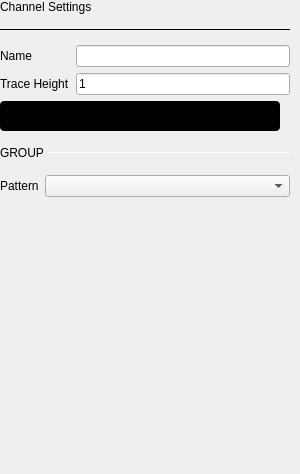
                   <widget class="QWidget" name="scrollAreaWidgetContents_2">
                    <property name="geometry">
                     <rect>
                      <x>0</x>
                      <y>0</y>
                      <width>300</width>
                      <height>474</height>
                     </rect>
                    </property>
                    <property name="sizePolicy">
                     <sizepolicy hsizetype="Preferred" vsizetype="Preferred">
                      <horstretch>0</horstretch>
                      <verstretch>0</verstretch>
                     </sizepolicy>
                    </property>
                    <property name="minimumSize">
                     <size>
                      <width>200</width>
                      <height>0</height>
                     </size>
                    </property>
                    <property name="maximumSize">
                     <size>
                      <width>400</width>
                      <height>16777215</height>
                     </size>
                    </property>
                    <layout class="QVBoxLayout" name="verticalLayout_9">
                     <property name="spacing">
                      <number>15</number>
                     </property>
                     <property name="leftMargin">
                      <number>0</number>
                     </property>
                     <property name="topMargin">
                      <number>0</number>
                     </property>
                     <property name="rightMargin">
                      <number>10</number>
                     </property>
                     <property name="bottomMargin">
                      <number>0</number>
                     </property>
                     <item>
                      <widget class="QLabel" name="label_5">
                       <property name="sizePolicy">
                        <sizepolicy hsizetype="Preferred" vsizetype="Fixed">
                         <horstretch>0</horstretch>
                         <verstretch>0</verstretch>
                        </sizepolicy>
                       </property>
                       <property name="text">
                        <string>Channel Settings</string>
                       </property>
                       <property name="general_settings_label" stdset="0">
                        <bool>true</bool>
                       </property>
                      </widget>
                     </item>
                     <item>
                      <widget class="Line" name="line_2">
                       <property name="maximumSize">
                        <size>
                         <width>16777215</width>
                         <height>1</height>
                        </size>
                       </property>
                       <property name="frameShadow">
                        <enum>QFrame::Plain</enum>
                       </property>
                       <property name="lineWidth">
                        <number>2</number>
                       </property>
                       <property name="orientation">
                        <enum>Qt::Horizontal</enum>
                       </property>
                       <property name="blue_line" stdset="0">
                        <bool>true</bool>
                       </property>
                      </widget>
                     </item>
                     <item>
                      <widget class="QWidget" name="channelSettingsWidget" native="true">
                       <property name="sizePolicy">
                        <sizepolicy hsizetype="Expanding" vsizetype="Preferred">
                         <horstretch>0</horstretch>
                         <verstretch>0</verstretch>
                        </sizepolicy>
                       </property>
                       <layout class="QGridLayout" name="gridLayout_2">
                        <property name="leftMargin">
                         <number>0</number>
                        </property>
                        <property name="topMargin">
                         <number>0</number>
                        </property>
                        <property name="rightMargin">
                         <number>0</number>
                        </property>
                        <property name="bottomMargin">
                         <number>0</number>
                        </property>
                        <item row="1" column="1">
                         <widget class="QLineEdit" name="traceHeightLineEdit">
                          <property name="styleSheet">
                           <string notr="true">
QLineEdit[invalid=true] {
border-color: red
}
QLineEdit[invalid=false] {
border-color: grey;
}</string>
                          </property>
                          <property name="text">
                           <string>1</string>
                          </property>
                          <property name="maxLength">
                           <number>3</number>
                          </property>
                          <property name="cursorPosition">
                           <number>1</number>
                          </property>
                         </widget>
                        </item>
                        <item row="1" column="0">
                         <widget class="QLabel" name="labelTraceHeight">
                          <property name="text">
                           <string>Trace Height</string>
                          </property>
                         </widget>
                        </item>
                        <item row="0" column="1">
                         <widget class="QLineEdit" name="nameLineEdit"/>
                        </item>
                        <item row="0" column="0">
                         <widget class="QLabel" name="labelName">
                          <property name="sizePolicy">
                           <sizepolicy hsizetype="Fixed" vsizetype="Preferred">
                            <horstretch>0</horstretch>
                            <verstretch>0</verstretch>
                           </sizepolicy>
                          </property>
                          <property name="text">
                           <string>Name</string>
                          </property>
                         </widget>
                        </item>
                        <item row="2" column="0" colspan="2">
                         <widget class="adiscope::CustomSwitch" name="btnOutputMode">
                          <property name="styleSheet">
                           <string notr="true">QPushButton {
min-height: 30px;
max-height: 30px;
min-width: 280px;
max-width: 280px;
background-color: black;
border-radius: 4px;
}

QPushButton:disabled {
background-color: qlineargradient(spread:pad, x1:0.5, y1:0, x2:0.501, y2:0, stop:0 #727273, stop:1 #141416);
}

QWidget#handle {
min-height: 30px;
max-height: 30px;
min-width: 142px;
max-width: 142px;
background-color: #4a64ff;
border-radius: 2px;
}

QWidget#handle:disabled {
background-color: #aaaaaa;
}

QLabel {
margin-top: 6px;
background-color: transparent;
line-height: 19px;
}

QLabel#on {
margin-top: 0px;
min-height:30px;
max-height:30px;
min-width:140px;
max-width:140px;
qproperty-alignment: AlignCenter AlignCenter;
margin-left: 0px;
color: white;
}

QLabel#on:disabled {
color: rgba(255,255,255,102);
}

QLabel#off {
margin-top: 0px;
min-height:30px;
max-height:30px;
min-width:140px;
max-width:140px;
margin-left: 140px;
color: white;
qproperty-alignment: AlignCenter AlignCenter;
}

QLabel#off:disabled {
color: rgba(255,255,255,51);
}
</string>
                          </property>
                          <property name="text">
                           <string/>
                          </property>
                          <property name="checkable">
                           <bool>true</bool>
                          </property>
                          <property name="checked">
                           <bool>false</bool>
                          </property>
                          <property name="leftText" stdset="0">
                           <string>Open-Drain</string>
                          </property>
                          <property name="rightText" stdset="0">
                           <string>Push-Pull</string>
                          </property>
                          <property name="duration" stdset="0">
                           <number>100</number>
                          </property>
                         </widget>
                        </item>
                       </layout>
                      </widget>
                     </item>
                     <item>
                      <widget class="QWidget" name="groupWidget" native="true">
                       <property name="sizePolicy">
                        <sizepolicy hsizetype="Preferred" vsizetype="Fixed">
                         <horstretch>0</horstretch>
                         <verstretch>0</verstretch>
                        </sizepolicy>
                       </property>
                       <layout class="QVBoxLayout" name="groupWidgetLayout">
                        <property name="spacing">
                         <number>15</number>
                        </property>
                        <property name="leftMargin">
                         <number>0</number>
                        </property>
                        <property name="topMargin">
                         <number>0</number>
                        </property>
                        <property name="rightMargin">
                         <number>0</number>
                        </property>
                        <property name="bottomMargin">
                         <number>0</number>
                        </property>
                        <item>
                         <layout class="QHBoxLayout" name="horizontalLayout_8">
                          <property name="spacing">
                           <number>0</number>
                          </property>
                          <property name="topMargin">
                           <number>0</number>
                          </property>
                          <item>
                           <widget class="QLabel" name="label_8">
                            <property name="sizePolicy">
                             <sizepolicy hsizetype="Fixed" vsizetype="Preferred">
                              <horstretch>0</horstretch>
                              <verstretch>0</verstretch>
                             </sizepolicy>
                            </property>
                            <property name="text">
                             <string>GROUP </string>
                            </property>
                            <property name="subsection_label" stdset="0">
                             <bool>true</bool>
                            </property>
                           </widget>
                          </item>
                          <item>
                           <widget class="Line" name="line_5">
                            <property name="maximumSize">
                             <size>
                              <width>16777215</width>
                              <height>1</height>
                             </size>
                            </property>
                            <property name="orientation">
                             <enum>Qt::Horizontal</enum>
                            </property>
                            <property name="subsection_line" stdset="0">
                             <bool>true</bool>
                            </property>
                           </widget>
                          </item>
                         </layout>
                        </item>
                       </layout>
                      </widget>
                     </item>
                     <item>
                      <widget class="QWidget" name="stackDecoderWidget" native="true">
                       <layout class="QHBoxLayout" name="horizontalLayout_9">
                        <property name="leftMargin">
                         <number>0</number>
                        </property>
                        <property name="topMargin">
                         <number>0</number>
                        </property>
                        <property name="rightMargin">
                         <number>0</number>
                        </property>
                        <property name="bottomMargin">
                         <number>0</number>
                        </property>
                        <item>
                         <widget class="QLabel" name="patternLabel">
                          <property name="sizePolicy">
                           <sizepolicy hsizetype="Fixed" vsizetype="Preferred">
                            <horstretch>0</horstretch>
                            <verstretch>0</verstretch>
                           </sizepolicy>
                          </property>
                          <property name="text">
                           <string>Pattern</string>
                          </property>
                         </widget>
                        </item>
                        <item>
                         <widget class="QComboBox" name="patternComboBox">
                          <property name="sizePolicy">
                           <sizepolicy hsizetype="Expanding" vsizetype="Fixed">
                            <horstretch>0</horstretch>
                            <verstretch>0</verstretch>
                           </sizepolicy>
                          </property>
                         </widget>
                        </item>
                       </layout>
                      </widget>
                     </item>
                     <item>
                      <widget class="QWidget" name="patternWidget" native="true">
                       <layout class="QVBoxLayout" name="patternLayout">
                        <property name="spacing">
                         <number>0</number>
                        </property>
                        <property name="leftMargin">
                         <number>0</number>
                        </property>
                        <property name="topMargin">
                         <number>0</number>
                        </property>
                        <property name="rightMargin">
                         <number>0</number>
                        </property>
                        <property name="bottomMargin">
                         <number>0</number>
                        </property>
                       </layout>
                      </widget>
                     </item>
                     <item>
                      <layout class="QHBoxLayout" name="horizontalLayout_7">
                       <property name="spacing">
                        <number>0</number>
                       </property>
                       <property name="topMargin">
                        <number>20</number>
                       </property>
                       <item>
                        <spacer name="horizontalSpacer_10">
                         <property name="orientation">
                          <enum>Qt::Horizontal</enum>
                         </property>
                         <property name="sizeType">
                          <enum>QSizePolicy::Fixed</enum>
                         </property>
                         <property name="sizeHint" stdset="0">
                          <size>
                           <width>250</width>
                           <height>20</height>
                          </size>
                         </property>
                        </spacer>
                       </item>
                      </layout>
                     </item>
                     <item>
                      <spacer name="verticalSpacer_2">
                       <property name="orientation">
                        <enum>Qt::Vertical</enum>
                       </property>
                       <property name="sizeType">
                        <enum>QSizePolicy::Expanding</enum>
                       </property>
                       <property name="sizeHint" stdset="0">
                        <size>
                         <width>20</width>
                         <height>40</height>
                        </size>
                       </property>
                      </spacer>
                     </item>
                    </layout>
                   </widget>
